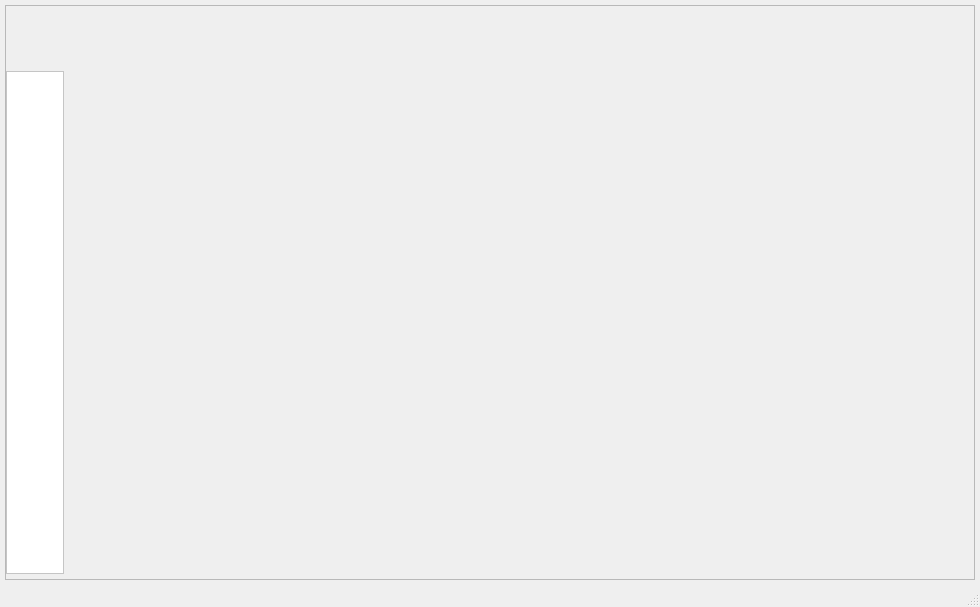
<?xml version="1.0" encoding="UTF-8"?>
<ui version="4.0">
 <class>Cood</class>
 <widget class="QMainWindow" name="Cood">
  <property name="geometry">
   <rect>
    <x>0</x>
    <y>0</y>
    <width>980</width>
    <height>607</height>
   </rect>
  </property>
  <property name="windowTitle">
   <string>Cood</string>
  </property>
  <widget class="QWidget" name="centralwidget">
   <layout class="QHBoxLayout" name="horizontalLayout_2" stretch="0">
    <property name="spacing">
     <number>5</number>
    </property>
    <property name="leftMargin">
     <number>5</number>
    </property>
    <property name="topMargin">
     <number>5</number>
    </property>
    <property name="rightMargin">
     <number>5</number>
    </property>
    <property name="bottomMargin">
     <number>5</number>
    </property>
    <item>
     <widget class="QFrame" name="shadeframe">
      <property name="frameShape">
       <enum>QFrame::StyledPanel</enum>
      </property>
      <property name="frameShadow">
       <enum>QFrame::Raised</enum>
      </property>
      <layout class="QVBoxLayout" name="verticalLayout" stretch="0,0">
       <property name="spacing">
        <number>5</number>
       </property>
       <property name="leftMargin">
        <number>0</number>
       </property>
       <property name="topMargin">
        <number>0</number>
       </property>
       <property name="rightMargin">
        <number>0</number>
       </property>
       <property name="bottomMargin">
        <number>0</number>
       </property>
       <item>
        <widget class="MainTitleBar" name="widgetTitle" native="true">
         <property name="minimumSize">
          <size>
           <width>0</width>
           <height>60</height>
          </size>
         </property>
        </widget>
       </item>
       <item>
        <layout class="QHBoxLayout" name="horizontalLayout">
         <property name="spacing">
          <number>5</number>
         </property>
         <property name="rightMargin">
          <number>5</number>
         </property>
         <property name="bottomMargin">
          <number>5</number>
         </property>
         <item>
          <widget class="CollapseAnimation" name="CollapseFrame">
           <property name="sizePolicy">
            <sizepolicy hsizetype="Preferred" vsizetype="Preferred">
             <horstretch>0</horstretch>
             <verstretch>0</verstretch>
            </sizepolicy>
           </property>
           <property name="minimumSize">
            <size>
             <width>40</width>
             <height>500</height>
            </size>
           </property>
           <property name="maximumSize">
            <size>
             <width>350</width>
             <height>16777215</height>
            </size>
           </property>
           <property name="styleSheet">
            <string notr="true">background-color: rgb(255, 255, 255);</string>
           </property>
           <property name="frameShape">
            <enum>QFrame::StyledPanel</enum>
           </property>
           <property name="frameShadow">
            <enum>QFrame::Raised</enum>
           </property>
           <property name="lineWidth">
            <number>0</number>
           </property>
          </widget>
         </item>
         <item>
          <widget class="QSplitter" name="splitter">
           <property name="orientation">
            <enum>Qt::Vertical</enum>
           </property>
           <widget class="MyTabWidget" name="Tabwidget" native="true">
            <property name="minimumSize">
             <size>
              <width>900</width>
              <height>100</height>
             </size>
            </property>
           </widget>
          </widget>
         </item>
        </layout>
       </item>
      </layout>
     </widget>
    </item>
   </layout>
  </widget>
  <widget class="QStatusBar" name="statusbar"/>
 </widget>
 <customwidgets>
  <customwidget>
   <class>MainTitleBar</class>
   <extends>QWidget</extends>
   <header>maintitlebar.h</header>
   <container>1</container>
  </customwidget>
  <customwidget>
   <class>CollapseAnimation</class>
   <extends>QFrame</extends>
   <header>collapseanimation.h</header>
   <container>1</container>
  </customwidget>
  <customwidget>
   <class>MyTabWidget</class>
   <extends>QWidget</extends>
   <header>CoordTab/mytabwidget.h</header>
   <container>1</container>
  </customwidget>
 </customwidgets>
 <resources/>
 <connections/>
</ui>
